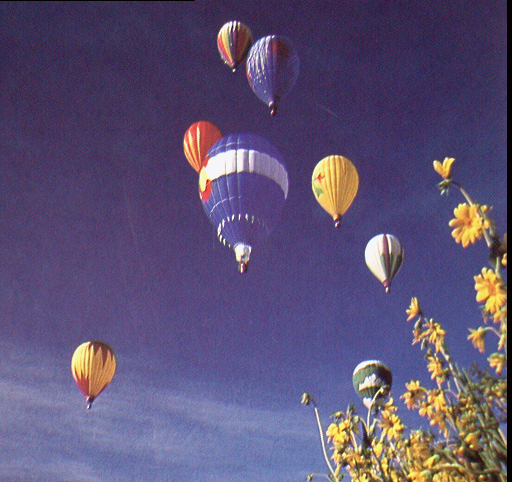
%> input picture ACP/ballon.tif, 512 x 482 px
$ octave Ex4_1_corr.m   (GNU Octave 9; MATLAB toolbox functions it lacks are replaced by stand-ins)
%> lines starting %> are read from the running program, lines starting %| are printed output that depends on the picture
clear variables
close all
clc

%% Partie I
I = imread('ballon.tif');
%> I is the input picture: size 482x512x3 uint8; mean R, G, B 92.6, 81.2, 116.2
I = im2double(I);
%> I: size 482x512x3 double
figure(1);
imshow(I)
[H,W,~] = size(I);
%> H = 482; W = 512
I_r = I(:,:,1);
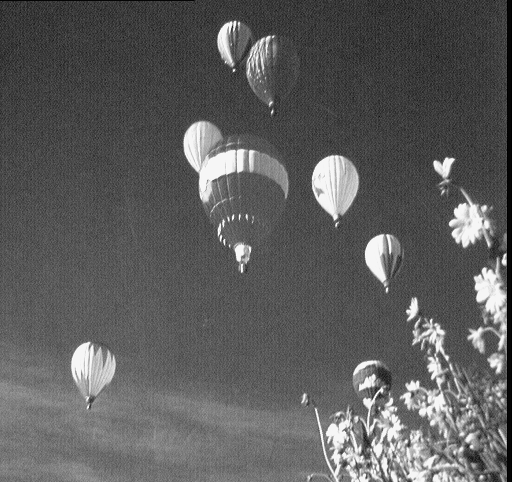
%> I_r: size 482x512 double; min 0, max 1, mean 0.363
I_g = I(:,:,2);
I_b = I(:,:,3);
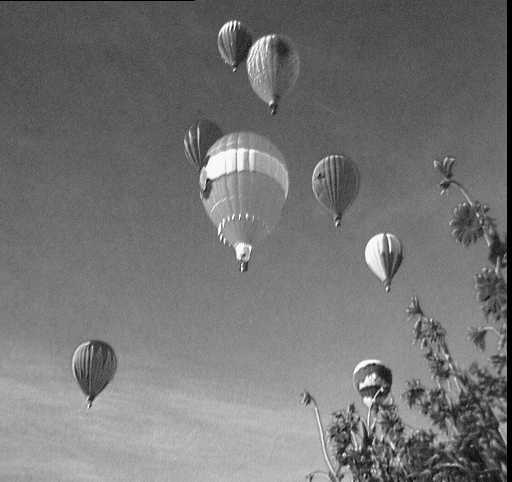
%> I_b: size 482x512 double; min 0, max 1, mean 0.456

Y = [ I_r(:), I_g(:), I_b(:)];
[n,m] = size(Y);
%> n = 246784; m = 3
X = Y - mean(Y);
M = 1/n * (X') * X;
%> M = [0.0293 0.0252 0.0107; 0.0252 0.0259 0.0148; 0.0107 0.0148 0.0209]
% diagonalisation
[V,D] = eig(M);
%> V = [0.593 0.476 0.649; -0.764 0.0783 0.641; 0.254 -0.876 0.41]; D = [0.00143 0 0; 0 0.0138 0; 0 0 0.0609]
[lambda,indices] = sort(diag(D),'descend');
%> lambda = [0.0609; 0.0138; 0.00143]; indices = [3; 2; 1]
P = V(:,indices);
%> P = [0.649 0.476 0.593; 0.641 0.0783 -0.764; 0.41 -0.876 0.254]
tau = lambda/sum(lambda);
%> tau = [0.8; 0.181; 0.0187]
Xstar = X*P;

% reconstruction
Xstar2 = [Xstar(:,1), zeros(n,m-1)];
Irec = reshape(Xstar2(:,1),[H,W]);
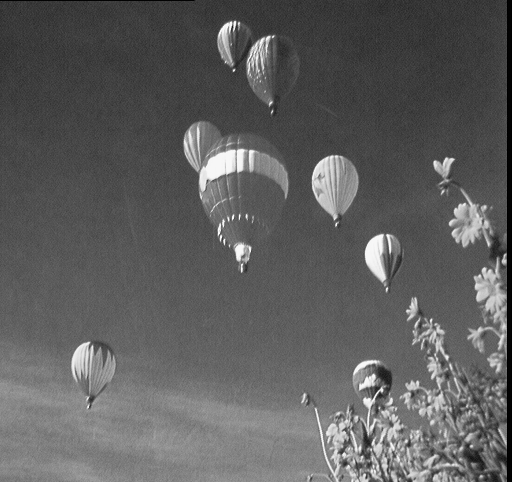
%> Irec: size 482x512 double; min -0.627, max 1.07, mean -1.14e-13; drawn with min black and max white
Irec = (Irec - min(min(Irec)))/(max(max(Irec)) - min(min(Irec))); %Normalisation

diff = rgb2gray(I) - Irec;
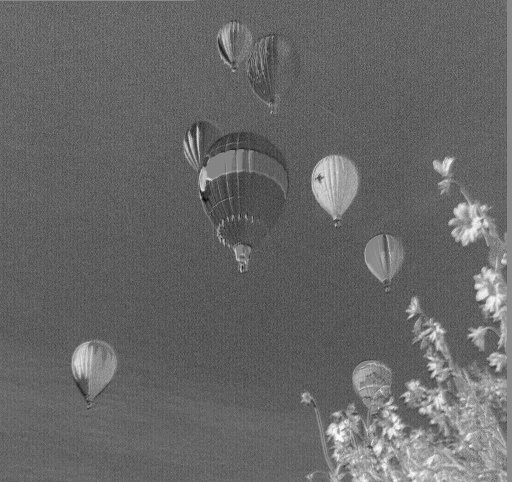
%> diff: size 482x512 double; min -0.0887, max 0.0747, mean -0.0221; drawn with min black and max white

tau_cumul = zeros(size(tau));
for k = 1:length(tau_cumul)
    tau_cumul(k) = sum(tau(1:k));
end
%> after the loop, tau_cumul = [0.8; 0.981; 1]

figure(2);
subplot(1,2,1)
plot(lambda,'-*');title('valeurs propres');
grid on;
xlabel('k')
subplot(1,2,2)
plot(tau_cumul,'-*');title("Taux d'inertie expliqués pour chaque axe factoriels")
grid on;
xlabel('k')
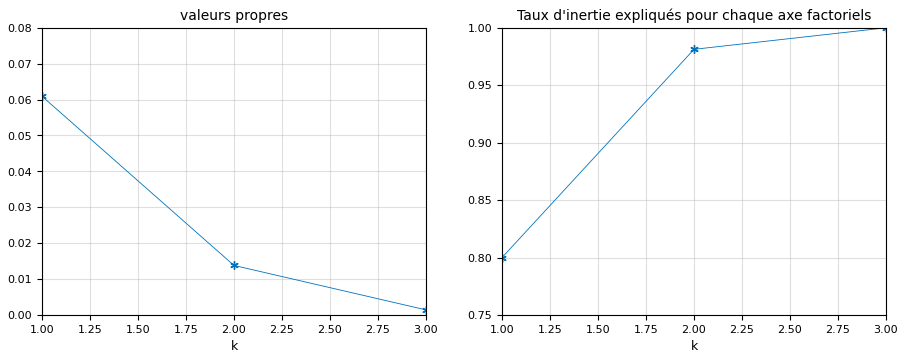
%> figure redrawn from the program's plot data, 2 panels

figure(3);
subplot(1,3,1)
imshow(rgb2gray(I));
title('Image originale')
subplot(1,3,2)
imshow(Irec);
title('Reconstruction à partir du 1er axe')
subplot(1,3,3)
imshow(diff,[]),colorbar
title('Différence')

figure(4);
subplot(1,2,1)
imshow(rgb2gray(I));
title('Image originale')
subplot(1,2,2)
imshow(Irec);
title('Reconstruction à partir du 1er axe')


%% pour aller plus loin
% reconstruction
Xstar3 = [Xstar(:,2), zeros(n,m-1)];
Irec2 = reshape(Xstar3(:,1),[H,W]);
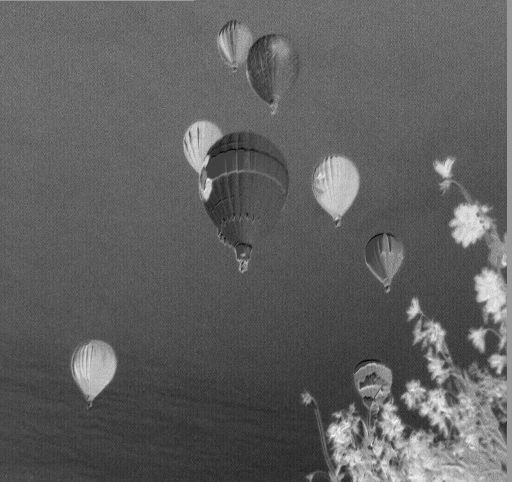
%> Irec2: size 482x512 double; min -0.355, max 0.584, mean -5.9e-14; drawn with min black and max white
Irec2 = (Irec2 - min(min(Irec2)))/(max(max(Irec2)) - min(min(Irec2))); %Normalisation

Xstar4 = [Xstar(:,3), zeros(n,m-1)];
Irec3 = reshape(Xstar4(:,1),[H,W]);
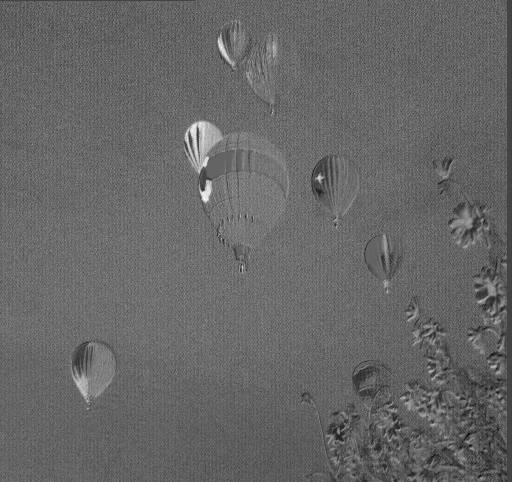
%> Irec3: size 482x512 double; min -0.24, max 0.354, mean 1.01e-13; drawn with min black and max white
Irec3 = (Irec3 - min(min(Irec3)))/(max(max(Irec3)) - min(min(Irec3))); %Normalisation


figure(5)
subplot(1,2,1)
imshow(Irec2);
title('Reconstruction à partir du 2e axe')
subplot(1,2,2)
imshow(Irec3);
title('Reconstruction à partir du 3e axe')
